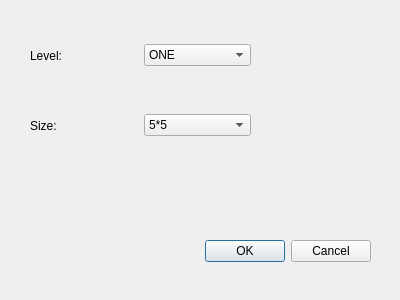
<?xml version="1.0" encoding="UTF-8"?>
<ui version="4.0">
 <class>Selection</class>
 <widget class="QDialog" name="Selection">
  <property name="geometry">
   <rect>
    <x>0</x>
    <y>0</y>
    <width>400</width>
    <height>300</height>
   </rect>
  </property>
  <property name="windowTitle">
   <string>Dialog</string>
  </property>
  <widget class="QDialogButtonBox" name="buttonBox">
   <property name="geometry">
    <rect>
     <x>30</x>
     <y>231</y>
     <width>341</width>
     <height>41</height>
    </rect>
   </property>
   <property name="orientation">
    <enum>Qt::Horizontal</enum>
   </property>
   <property name="standardButtons">
    <set>QDialogButtonBox::Cancel|QDialogButtonBox::Ok</set>
   </property>
  </widget>
  <widget class="QWidget" name="layoutWidget">
   <property name="geometry">
    <rect>
     <x>30</x>
     <y>40</y>
     <width>221</width>
     <height>31</height>
    </rect>
   </property>
   <layout class="QHBoxLayout" name="horizontalLayout">
    <item>
     <widget class="QLabel" name="label">
      <property name="text">
       <string>Level:</string>
      </property>
     </widget>
    </item>
    <item>
     <widget class="QComboBox" name="level">
      <item>
       <property name="text">
        <string>ONE</string>
       </property>
      </item>
      <item>
       <property name="text">
        <string>TWO</string>
       </property>
      </item>
      <item>
       <property name="text">
        <string>THREE</string>
       </property>
      </item>
     </widget>
    </item>
   </layout>
  </widget>
  <widget class="QWidget" name="layoutWidget">
   <property name="geometry">
    <rect>
     <x>30</x>
     <y>110</y>
     <width>221</width>
     <height>31</height>
    </rect>
   </property>
   <layout class="QHBoxLayout" name="horizontalLayout_2">
    <item>
     <widget class="QLabel" name="label_2">
      <property name="text">
       <string>Size:</string>
      </property>
     </widget>
    </item>
    <item>
     <widget class="QComboBox" name="size">
      <item>
       <property name="text">
        <string>5*5</string>
       </property>
      </item>
      <item>
       <property name="text">
        <string>6*6</string>
       </property>
      </item>
      <item>
       <property name="text">
        <string>7*7</string>
       </property>
      </item>
     </widget>
    </item>
   </layout>
  </widget>
 </widget>
 <resources/>
 <connections>
  <connection>
   <sender>buttonBox</sender>
   <signal>accepted()</signal>
   <receiver>Selection</receiver>
   <slot>accept()</slot>
   <hints>
    <hint type="sourcelabel">
     <x>248</x>
     <y>254</y>
    </hint>
    <hint type="destinationlabel">
     <x>157</x>
     <y>274</y>
    </hint>
   </hints>
  </connection>
  <connection>
   <sender>buttonBox</sender>
   <signal>rejected()</signal>
   <receiver>Selection</receiver>
   <slot>reject()</slot>
   <hints>
    <hint type="sourcelabel">
     <x>316</x>
     <y>260</y>
    </hint>
    <hint type="destinationlabel">
     <x>286</x>
     <y>274</y>
    </hint>
   </hints>
  </connection>
 </connections>
</ui>
